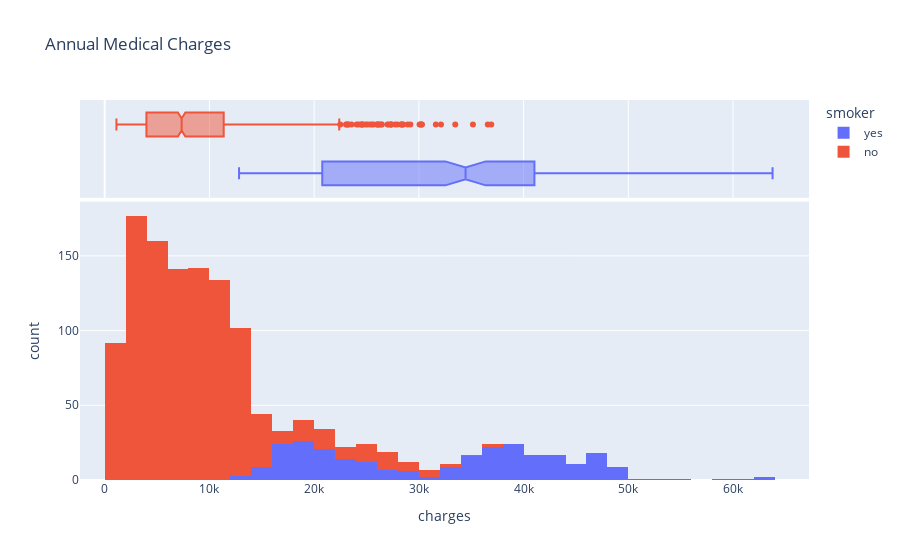

Notebook code cell kept with this figure:
### Markdown cell above
# Charges

### Code cell
px.histogram(df,
             x='charges',
             marginal='box',
             color='smoker',
             title='Annual Medical Charges')

### Figure 1 — Plotly figure (JSON) as saved in the notebook; plotly's stock layout.template omitted (floating-point values rounded to 4 significant figures; data arrays with more than 128 entries replaced by an {"elided": "..."} marker saying what was removed)
{"data": [{"bingroup": "x", "hovertemplate": "smoker=yes<br>charges=%{x}<br>count=%{y}<extra></extra>", "legendgroup": "yes", "marker": {"color": "#636efa", "pattern": {"shape": ""}}, "name": "yes", "orientation": "v", "showlegend": true, "type": "histogram", "x": {"elided": "274 float values"}, "xaxis": "x", "yaxis": "y"}, {"hovertemplate": "smoker=yes<br>charges=%{x}<extra></extra>", "legendgroup": "yes", "marker": {"color": "#636efa"}, "name": "yes", "notched": true, "showlegend": false, "type": "box", "x": {"elided": "274 float values"}, "xaxis": "x2", "yaxis": "y2"}, {"bingroup": "x", "hovertemplate": "smoker=no<br>charges=%{x}<br>count=%{y}<extra></extra>", "legendgroup": "no", "marker": {"color": "#EF553B", "pattern": {"shape": ""}}, "name": "no", "orientation": "v", "showlegend": true, "type": "histogram", "x": {"elided": "1064 float values"}, "xaxis": "x", "yaxis": "y"}, {"hovertemplate": "smoker=no<br>charges=%{x}<extra></extra>", "legendgroup": "no", "marker": {"color": "#EF553B"}, "name": "no", "notched": true, "showlegend": false, "type": "box", "x": {"elided": "1064 float values"}, "xaxis": "x2", "yaxis": "y2"}], "layout": {"barmode": "relative", "legend": {"title": {"text": "smoker"}, "tracegroupgap": 0}, "title": {"text": "Annual Medical Charges"}, "xaxis": {"anchor": "y", "domain": [0, 1], "title": {"text": "charges"}}, "xaxis2": {"anchor": "y2", "domain": [0, 1], "matches": "x", "showgrid": true, "showticklabels": false}, "yaxis": {"anchor": "x", "domain": [0, 0.7326], "title": {"text": "count"}}, "yaxis2": {"anchor": "x2", "domain": [0.7426, 1], "matches": "y2", "showgrid": false, "showline": false, "showticklabels": false, "ticks": ""}}}
